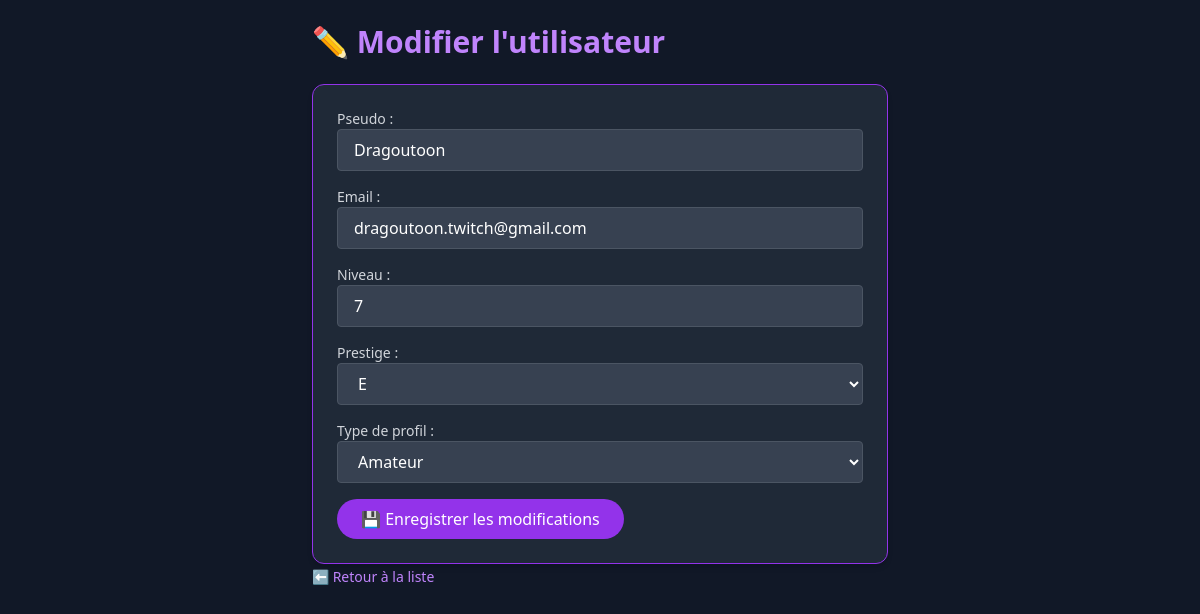
The app's page /admin/edit_user.php?id=2 (signed in) with its own data.
### tables this page shows
CREATE TABLE `users` (
  `id` int(11) NOT NULL,
  `username` varchar(50) NOT NULL,
  `email` varchar(100) NOT NULL,
  `password_hash` varchar(255) NOT NULL,
  `level` int(11) DEFAULT 1,
  `experience` int(11) DEFAULT 0,
  `prestige` char(1) DEFAULT 'E',
  `profile_type` enum('débutant','amateur') NOT NULL,
  `avatar` varchar(255) DEFAULT NULL,
  `theme_color` varchar(7) DEFAULT '#3498db',
  `bio` text DEFAULT NULL,
  `created_at` datetime DEFAULT current_timestamp(),
  `rest_day_1` enum('lundi','mardi','mercredi','jeudi','vendredi','samedi','dimanche') DEFAULT NULL,
  `rest_day_2` enum('lundi','mardi','mercredi','jeudi','vendredi','samedi','dimanche') DEFAULT NULL,
  `last_prestige_offer` datetime DEFAULT NULL,
  `age` int(11) DEFAULT NULL,
  `is_public` tinyint(1) DEFAULT 0,
  `public_token` varchar(100) DEFAULT NULL
);

### includes/functions.php (called while the page is built)
<?php
function getUserData(PDO $pdo, int $id)
{
    $stmt = $pdo->prepare("SELECT * FROM users WHERE id = ?");
    $stmt->execute([$id]);
    return $stmt->fetch();
}

### admin/edit_user.php (the view, shortened to what this page needs)
<?php
require_once '../includes/config.php';
require_once '../includes/functions.php';
$user_id = (int) $_GET['id'];
$user = getUserData($pdo, $user_id);
$prestiges = ['E', 'D', 'C', 'B', 'A', 'S', 'N'];
$profiles = ['débutant', 'amateur'];
?>
<!DOCTYPE html>
<html lang="fr">
<head>
    <script src="https://cdn.tailwindcss.com"></script>
</head>
<body class="bg-gray-900 text-white min-h-screen p-6">
    <div class="max-w-xl mx-auto space-y-6">
        <h1 class="text-3xl font-bold text-purple-400">✏️ Modifier l'utilisateur</h1>
        <div class="bg-gray-800 border border-purple-600 p-6 rounded-xl shadow-md">
            <form method="POST" class="space-y-4">
                <div>
                    <label class="block text-sm text-gray-300">Pseudo :</label>
                    <input type="text" name="username" value="<?= htmlspecialchars($user['username']) ?>" required
                           class="w-full bg-gray-700 text-white px-4 py-2 rounded border border-gray-600">
                </div>
                <div>
                    <label class="block text-sm text-gray-300">Email :</label>
                    <input type="email" name="email" value="<?= htmlspecialchars($user['email']) ?>" required
                           class="w-full bg-gray-700 text-white px-4 py-2 rounded border border-gray-600">
                </div>
                <div>
                    <label class="block text-sm text-gray-300">Niveau :</label>
                    <input type="number" name="level" value="<?= $user['level'] ?>" min="1" max="50"
                           class="w-full bg-gray-700 text-white px-4 py-2 rounded border border-gray-600">
                </div>
                <div>
                    <label class="block text-sm text-gray-300">Prestige :</label>
                    <select name="prestige" class="w-full bg-gray-700 text-white px-4 py-2 rounded border border-gray-600">
                        <?php foreach ($prestiges as $p): ?>
                            <option value="<?= $p ?>" <?= ($user['prestige'] === $p) ? 'selected' : '' ?>><?= $p ?></option>
                        <?php endforeach; ?>
                    </select>
                </div>
                <div>
                    <label class="block text-sm text-gray-300">Type de profil :</label>
                    <select name="profile_type" class="w-full bg-gray-700 text-white px-4 py-2 rounded border border-gray-600">
                        <?php foreach ($profiles as $p): ?>
                            <option value="<?= $p ?>" <?= ($user['profile_type'] === $p) ? 'selected' : '' ?>><?= ucfirst($p) ?></option>
                        <?php endforeach; ?>
                    </select>
                </div>
                <button type="submit"
                        class="bg-purple-600 hover:bg-purple-700 text-white px-6 py-2 rounded-full transition">
                    💾 Enregistrer les modifications
                </button>
            </form>
        </div>
        <a href="users.php" class="text-purple-400 hover:underline text-sm">⬅️ Retour à la liste</a>
    </div>
</body>
</html>

### records on screen
users: username "Dragoutoon", email "dragoutoon.twitch@gmail.com", level "7", prestige "E", profile_type "Amateur"
